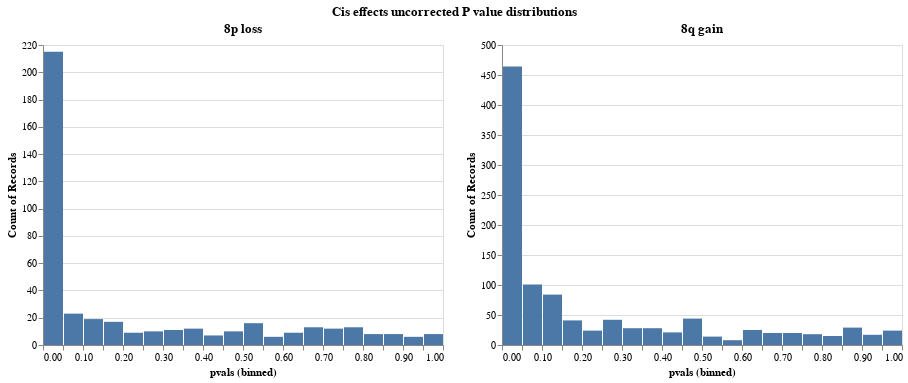

Here is the notebook cell this chart was saved with:
### Code cell
alt.hconcat(p, q).properties(
    title="Cis effects uncorrected P value distributions"
).configure_title(
    anchor="middle"
)

### Figure 1 — Vega-Lite specification as saved in the notebook (floating-point values rounded to 4 significant figures; data arrays with more than 128 entries replaced by an {"elided": "..."} marker saying what was removed)
{"config": {"view": {"continuousWidth": 400, "continuousHeight": 300}, "title": {"anchor": "middle"}}, "hconcat": [{"data": {"name": "data-92b15ff03b7ada1d311e6b86c5e92a30"}, "mark": "bar", "encoding": {"x": {"type": "quantitative", "bin": {"step": 0.05}, "field": "pvals"}, "y": {"type": "quantitative", "aggregate": "count"}}, "title": "8p loss"}, {"data": {"name": "data-0d9760625be09a9777b49d6f15ed2633"}, "mark": "bar", "encoding": {"x": {"type": "quantitative", "bin": {"step": 0.05}, "field": "pvals"}, "y": {"type": "quantitative", "aggregate": "count"}}, "title": "8q gain"}], "title": "Cis effects uncorrected P value distributions", "$schema": "https://vega.github.io/schema/vega-lite/v4.8.1.json", "datasets": {"data-92b15ff03b7ada1d311e6b86c5e92a30": {"elided": "432 records"}, "data-0d9760625be09a9777b49d6f15ed2633": {"elided": "1067 records"}}}
